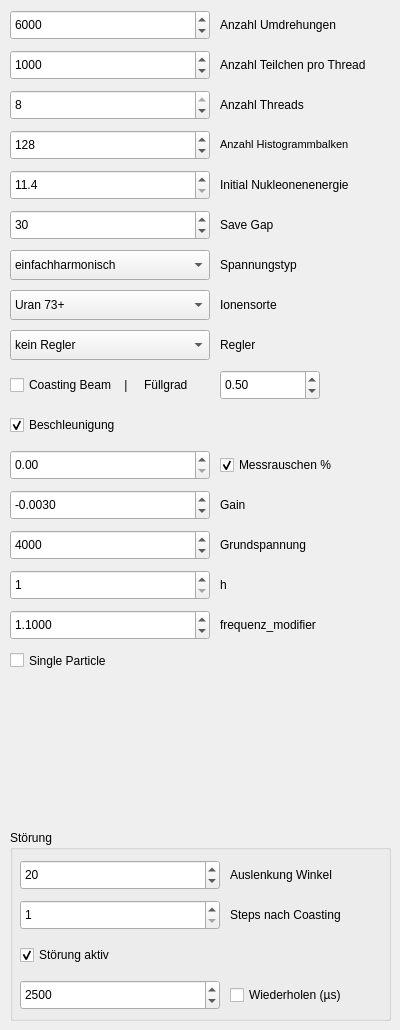
<?xml version="1.0" encoding="UTF-8"?>
<ui version="4.0">
 <class>ParaGUI</class>
 <widget class="QWidget" name="ParaGUI">
  <property name="geometry">
   <rect>
    <x>0</x>
    <y>0</y>
    <width>400</width>
    <height>1030</height>
   </rect>
  </property>
  <property name="windowTitle">
   <string>Form</string>
  </property>
  <widget class="QSpinBox" name="anz_um">
   <property name="geometry">
    <rect>
     <x>10</x>
     <y>10</y>
     <width>200</width>
     <height>30</height>
    </rect>
   </property>
   <property name="minimum">
    <number>1</number>
   </property>
   <property name="maximum">
    <number>1000000</number>
   </property>
   <property name="value">
    <number>6000</number>
   </property>
  </widget>
  <widget class="QLabel" name="anz_um_label">
   <property name="geometry">
    <rect>
     <x>220</x>
     <y>10</y>
     <width>200</width>
     <height>30</height>
    </rect>
   </property>
   <property name="text">
    <string>Anzahl Umdrehungen</string>
   </property>
  </widget>
  <widget class="QSpinBox" name="anz_teil">
   <property name="geometry">
    <rect>
     <x>10</x>
     <y>50</y>
     <width>200</width>
     <height>30</height>
    </rect>
   </property>
   <property name="minimum">
    <number>1</number>
   </property>
   <property name="maximum">
    <number>15000</number>
   </property>
   <property name="value">
    <number>1000</number>
   </property>
  </widget>
  <widget class="QLabel" name="anz_teil_label">
   <property name="geometry">
    <rect>
     <x>220</x>
     <y>50</y>
     <width>200</width>
     <height>30</height>
    </rect>
   </property>
   <property name="text">
    <string>Anzahl Teilchen pro Thread</string>
   </property>
  </widget>
  <widget class="QSpinBox" name="save_Gap">
   <property name="geometry">
    <rect>
     <x>10</x>
     <y>210</y>
     <width>200</width>
     <height>30</height>
    </rect>
   </property>
   <property name="minimum">
    <number>1</number>
   </property>
   <property name="maximum">
    <number>1000</number>
   </property>
   <property name="value">
    <number>30</number>
   </property>
  </widget>
  <widget class="QLabel" name="save_Gap_label">
   <property name="geometry">
    <rect>
     <x>220</x>
     <y>210</y>
     <width>200</width>
     <height>30</height>
    </rect>
   </property>
   <property name="text">
    <string>Save Gap</string>
   </property>
  </widget>
  <widget class="QSpinBox" name="hist_anz">
   <property name="geometry">
    <rect>
     <x>10</x>
     <y>130</y>
     <width>200</width>
     <height>30</height>
    </rect>
   </property>
   <property name="minimum">
    <number>1</number>
   </property>
   <property name="maximum">
    <number>1000</number>
   </property>
   <property name="value">
    <number>128</number>
   </property>
  </widget>
  <widget class="QLabel" name="hist_anz_label">
   <property name="geometry">
    <rect>
     <x>220</x>
     <y>130</y>
     <width>200</width>
     <height>30</height>
    </rect>
   </property>
   <property name="text">
    <string>&lt;html&gt;&lt;head/&gt;&lt;body&gt;&lt;p&gt;&lt;span style=&quot; font-size:8pt;&quot;&gt;Anzahl Histogrammbalken&lt;/span&gt;&lt;/p&gt;&lt;/body&gt;&lt;/html&gt;</string>
   </property>
  </widget>
  <widget class="QDoubleSpinBox" name="nukl_ener">
   <property name="geometry">
    <rect>
     <x>10</x>
     <y>170</y>
     <width>200</width>
     <height>30</height>
    </rect>
   </property>
   <property name="decimals">
    <number>1</number>
   </property>
   <property name="minimum">
    <double>11.400000000000000</double>
   </property>
   <property name="maximum">
    <double>120.000000000000000</double>
   </property>
   <property name="singleStep">
    <double>0.100000000000000</double>
   </property>
   <property name="value">
    <double>11.400000000000000</double>
   </property>
  </widget>
  <widget class="QLabel" name="nukl_ener_label">
   <property name="geometry">
    <rect>
     <x>220</x>
     <y>170</y>
     <width>200</width>
     <height>30</height>
    </rect>
   </property>
   <property name="text">
    <string>Initial Nukleonenenergie</string>
   </property>
  </widget>
  <widget class="QSpinBox" name="anz_threads">
   <property name="geometry">
    <rect>
     <x>10</x>
     <y>90</y>
     <width>200</width>
     <height>30</height>
    </rect>
   </property>
   <property name="minimum">
    <number>1</number>
   </property>
   <property name="maximum">
    <number>8</number>
   </property>
   <property name="value">
    <number>8</number>
   </property>
  </widget>
  <widget class="QLabel" name="anz_threads_label">
   <property name="geometry">
    <rect>
     <x>220</x>
     <y>90</y>
     <width>200</width>
     <height>30</height>
    </rect>
   </property>
   <property name="text">
    <string>Anzahl Threads</string>
   </property>
  </widget>
  <widget class="QComboBox" name="spannung">
   <property name="geometry">
    <rect>
     <x>10</x>
     <y>250</y>
     <width>200</width>
     <height>30</height>
    </rect>
   </property>
   <item>
    <property name="text">
     <string>einfachharmonisch</string>
    </property>
   </item>
   <item>
    <property name="text">
     <string>doppeltharmonisch</string>
    </property>
   </item>
  </widget>
  <widget class="QComboBox" name="ionen_sorte">
   <property name="geometry">
    <rect>
     <x>10</x>
     <y>290</y>
     <width>200</width>
     <height>30</height>
    </rect>
   </property>
   <item>
    <property name="text">
     <string>Uran 73+</string>
    </property>
   </item>
   <item>
    <property name="text">
     <string>Uran 28+</string>
    </property>
   </item>
   <item>
    <property name="text">
     <string>Argon 18+</string>
    </property>
   </item>
   <item>
    <property name="text">
     <string>Proton 1+</string>
    </property>
   </item>
   <item>
    <property name="text">
     <string>Neon 10+</string>
    </property>
   </item>
   <item>
    <property name="text">
     <string>Nickel 26+</string>
    </property>
   </item>
   <item>
    <property name="text">
     <string>86Krypton 33+</string>
    </property>
   </item>
   <item>
    <property name="text">
     <string>86Krypton 34+</string>
    </property>
   </item>
   <item>
    <property name="text">
     <string>Bismut 67+</string>
    </property>
   </item>
  </widget>
  <widget class="QComboBox" name="regler">
   <property name="geometry">
    <rect>
     <x>10</x>
     <y>330</y>
     <width>200</width>
     <height>30</height>
    </rect>
   </property>
   <item>
    <property name="text">
     <string>kein Regler</string>
    </property>
   </item>
   <item>
    <property name="text">
     <string>3_TAP_Filter_EXP</string>
    </property>
   </item>
   <item>
    <property name="text">
     <string>3_TAP_Filter_Liwei</string>
    </property>
   </item>
   <item>
    <property name="text">
     <string>3_TAP_Filter</string>
    </property>
   </item>
   <item>
    <property name="text">
     <string>Zustandsregler</string>
    </property>
   </item>
   <item>
    <property name="text">
     <string>Energy_Sink_Regler</string>
    </property>
   </item>
   <item>
    <property name="text">
     <string>Hamilton_Damp</string>
    </property>
   </item>
   <item>
    <property name="text">
     <string>Hamilton_Damp_2</string>
    </property>
   </item>
  </widget>
  <widget class="QLabel" name="spannung_label">
   <property name="geometry">
    <rect>
     <x>220</x>
     <y>250</y>
     <width>200</width>
     <height>30</height>
    </rect>
   </property>
   <property name="text">
    <string>Spannungstyp</string>
   </property>
  </widget>
  <widget class="QLabel" name="ionen_sorte_label">
   <property name="geometry">
    <rect>
     <x>220</x>
     <y>290</y>
     <width>200</width>
     <height>30</height>
    </rect>
   </property>
   <property name="text">
    <string>Ionensorte</string>
   </property>
  </widget>
  <widget class="QLabel" name="regler_label">
   <property name="geometry">
    <rect>
     <x>220</x>
     <y>330</y>
     <width>200</width>
     <height>30</height>
    </rect>
   </property>
   <property name="text">
    <string>Regler</string>
   </property>
  </widget>
  <widget class="QCheckBox" name="coasting">
   <property name="geometry">
    <rect>
     <x>10</x>
     <y>370</y>
     <width>200</width>
     <height>30</height>
    </rect>
   </property>
   <property name="text">
    <string>Coasting Beam    |     Füllgrad</string>
   </property>
   <property name="checked">
    <bool>false</bool>
   </property>
  </widget>
  <widget class="QCheckBox" name="beschleunigung">
   <property name="geometry">
    <rect>
     <x>10</x>
     <y>410</y>
     <width>200</width>
     <height>30</height>
    </rect>
   </property>
   <property name="text">
    <string>Beschleunigung</string>
   </property>
   <property name="checked">
    <bool>true</bool>
   </property>
  </widget>
  <widget class="QCheckBox" name="noise">
   <property name="geometry">
    <rect>
     <x>220</x>
     <y>450</y>
     <width>200</width>
     <height>30</height>
    </rect>
   </property>
   <property name="text">
    <string>Messrauschen %</string>
   </property>
   <property name="checked">
    <bool>true</bool>
   </property>
  </widget>
  <widget class="QDoubleSpinBox" name="noise_power">
   <property name="geometry">
    <rect>
     <x>10</x>
     <y>450</y>
     <width>200</width>
     <height>30</height>
    </rect>
   </property>
   <property name="decimals">
    <number>2</number>
   </property>
   <property name="minimum">
    <double>0.000000000000000</double>
   </property>
   <property name="maximum">
    <double>3.000000000000000</double>
   </property>
   <property name="singleStep">
    <double>0.010000000000000</double>
   </property>
   <property name="value">
    <double>0.000000000000000</double>
   </property>
  </widget>
  <widget class="QDoubleSpinBox" name="FIR_gain">
   <property name="geometry">
    <rect>
     <x>10</x>
     <y>490</y>
     <width>200</width>
     <height>30</height>
    </rect>
   </property>
   <property name="decimals">
    <number>4</number>
   </property>
   <property name="minimum">
    <double>-1.000000000000000</double>
   </property>
   <property name="maximum">
    <double>0.000000000000000</double>
   </property>
   <property name="singleStep">
    <double>0.000100000000000</double>
   </property>
   <property name="value">
    <double>-0.003000000000000</double>
   </property>
  </widget>
  <widget class="QLabel" name="gain_label">
   <property name="geometry">
    <rect>
     <x>220</x>
     <y>490</y>
     <width>200</width>
     <height>30</height>
    </rect>
   </property>
   <property name="text">
    <string>Gain</string>
   </property>
  </widget>
  <widget class="QDoubleSpinBox" name="fuellgrad">
   <property name="geometry">
    <rect>
     <x>220</x>
     <y>370</y>
     <width>100</width>
     <height>30</height>
    </rect>
   </property>
   <property name="minimum">
    <double>0.000000000000000</double>
   </property>
   <property name="maximum">
    <double>1.000000000000000</double>
   </property>
   <property name="singleStep">
    <double>0.010000000000000</double>
   </property>
   <property name="value">
    <double>0.500000000000000</double>
   </property>
  </widget>
  <widget class="QSpinBox" name="u_1_spinbox">
   <property name="geometry">
    <rect>
     <x>10</x>
     <y>530</y>
     <width>200</width>
     <height>30</height>
    </rect>
   </property>
   <property name="minimum">
    <number>10</number>
   </property>
   <property name="maximum">
    <number>60000</number>
   </property>
   <property name="value">
    <number>4000</number>
   </property>
  </widget>
  <widget class="QLabel" name="u_1_label">
   <property name="geometry">
    <rect>
     <x>220</x>
     <y>530</y>
     <width>200</width>
     <height>30</height>
    </rect>
   </property>
   <property name="text">
    <string>Grundspannung</string>
   </property>
  </widget>
  <widget class="QGroupBox" name="groupBox">
   <property name="geometry">
    <rect>
     <x>10</x>
     <y>830</y>
     <width>381</width>
     <height>191</height>
    </rect>
   </property>
   <property name="title">
    <string>Störung</string>
   </property>
   <widget class="QLabel" name="distortion_steps_coasting_label">
    <property name="geometry">
     <rect>
      <x>220</x>
      <y>70</y>
      <width>200</width>
      <height>30</height>
     </rect>
    </property>
    <property name="text">
     <string>Steps nach Coasting</string>
    </property>
   </widget>
   <widget class="QSpinBox" name="distortion_angle">
    <property name="geometry">
     <rect>
      <x>10</x>
      <y>30</y>
      <width>200</width>
      <height>30</height>
     </rect>
    </property>
    <property name="maximum">
     <number>40</number>
    </property>
    <property name="value">
     <number>20</number>
    </property>
   </widget>
   <widget class="QLabel" name="distortion_angle_label">
    <property name="geometry">
     <rect>
      <x>220</x>
      <y>30</y>
      <width>200</width>
      <height>30</height>
     </rect>
    </property>
    <property name="text">
     <string>Auslenkung Winkel</string>
    </property>
   </widget>
   <widget class="QSpinBox" name="distortion_steps_coasting">
    <property name="geometry">
     <rect>
      <x>10</x>
      <y>70</y>
      <width>200</width>
      <height>30</height>
     </rect>
    </property>
    <property name="minimum">
     <number>1</number>
    </property>
    <property name="maximum">
     <number>100000</number>
    </property>
    <property name="value">
     <number>1</number>
    </property>
   </widget>
   <widget class="QCheckBox" name="distortion_active">
    <property name="geometry">
     <rect>
      <x>10</x>
      <y>110</y>
      <width>200</width>
      <height>30</height>
     </rect>
    </property>
    <property name="text">
     <string>Störung aktiv</string>
    </property>
    <property name="checked">
     <bool>true</bool>
    </property>
   </widget>
   <widget class="QCheckBox" name="distortion_repeat_active">
    <property name="geometry">
     <rect>
      <x>220</x>
      <y>150</y>
      <width>200</width>
      <height>30</height>
     </rect>
    </property>
    <property name="text">
     <string>Wiederholen (µs)</string>
    </property>
   </widget>
   <widget class="QSpinBox" name="distortion_time_repeat">
    <property name="geometry">
     <rect>
      <x>10</x>
      <y>150</y>
      <width>200</width>
      <height>30</height>
     </rect>
    </property>
    <property name="minimum">
     <number>0</number>
    </property>
    <property name="maximum">
     <number>1000000</number>
    </property>
    <property name="value">
     <number>2500</number>
    </property>
   </widget>
  </widget>
  <widget class="QSpinBox" name="harmonic_number">
   <property name="geometry">
    <rect>
     <x>10</x>
     <y>570</y>
     <width>200</width>
     <height>30</height>
    </rect>
   </property>
   <property name="minimum">
    <number>1</number>
   </property>
   <property name="maximum">
    <number>10</number>
   </property>
   <property name="value">
    <number>1</number>
   </property>
  </widget>
  <widget class="QLabel" name="harmonic_number_label">
   <property name="geometry">
    <rect>
     <x>220</x>
     <y>570</y>
     <width>200</width>
     <height>30</height>
    </rect>
   </property>
   <property name="text">
    <string>h</string>
   </property>
  </widget>
  <widget class="QDoubleSpinBox" name="frequenz_modifier">
   <property name="geometry">
    <rect>
     <x>10</x>
     <y>610</y>
     <width>200</width>
     <height>30</height>
    </rect>
   </property>
   <property name="decimals">
    <number>4</number>
   </property>
   <property name="minimum">
    <double>0.500000000000000</double>
   </property>
   <property name="maximum">
    <double>2.500000000000000</double>
   </property>
   <property name="singleStep">
    <double>0.100000000000000</double>
   </property>
   <property name="value">
    <double>1.100000000000000</double>
   </property>
  </widget>
  <widget class="QLabel" name="frequenz_modifier_label">
   <property name="geometry">
    <rect>
     <x>220</x>
     <y>610</y>
     <width>200</width>
     <height>30</height>
    </rect>
   </property>
   <property name="text">
    <string>frequenz_modifier</string>
   </property>
  </widget>
  <widget class="QCheckBox" name="single_particle">
   <property name="geometry">
    <rect>
     <x>10</x>
     <y>650</y>
     <width>111</width>
     <height>21</height>
    </rect>
   </property>
   <property name="text">
    <string>Single Particle</string>
   </property>
   <property name="checked">
    <bool>false</bool>
   </property>
  </widget>
 </widget>
 <resources/>
 <connections/>
</ui>
